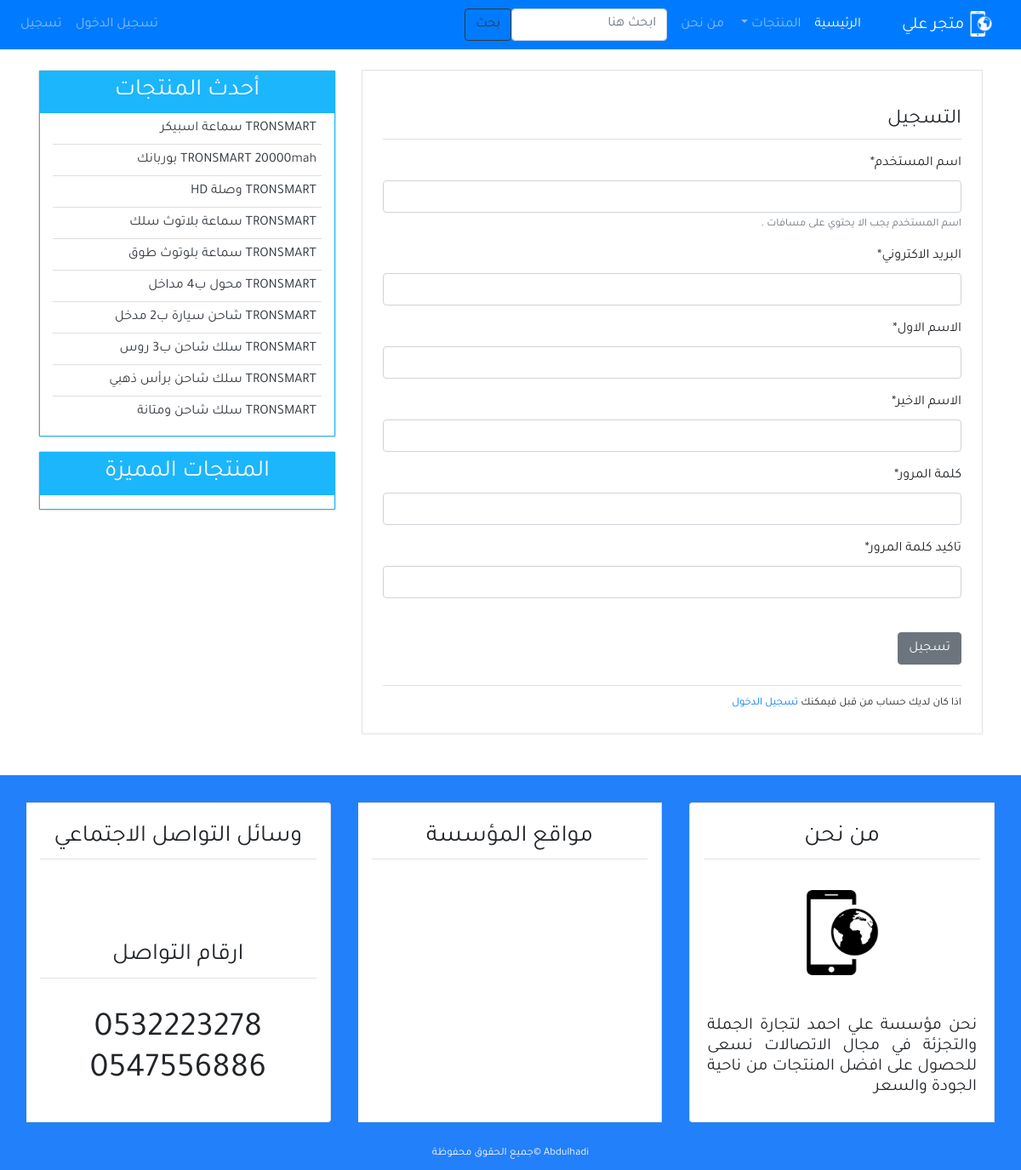
Page /register/ on the earlier database version.
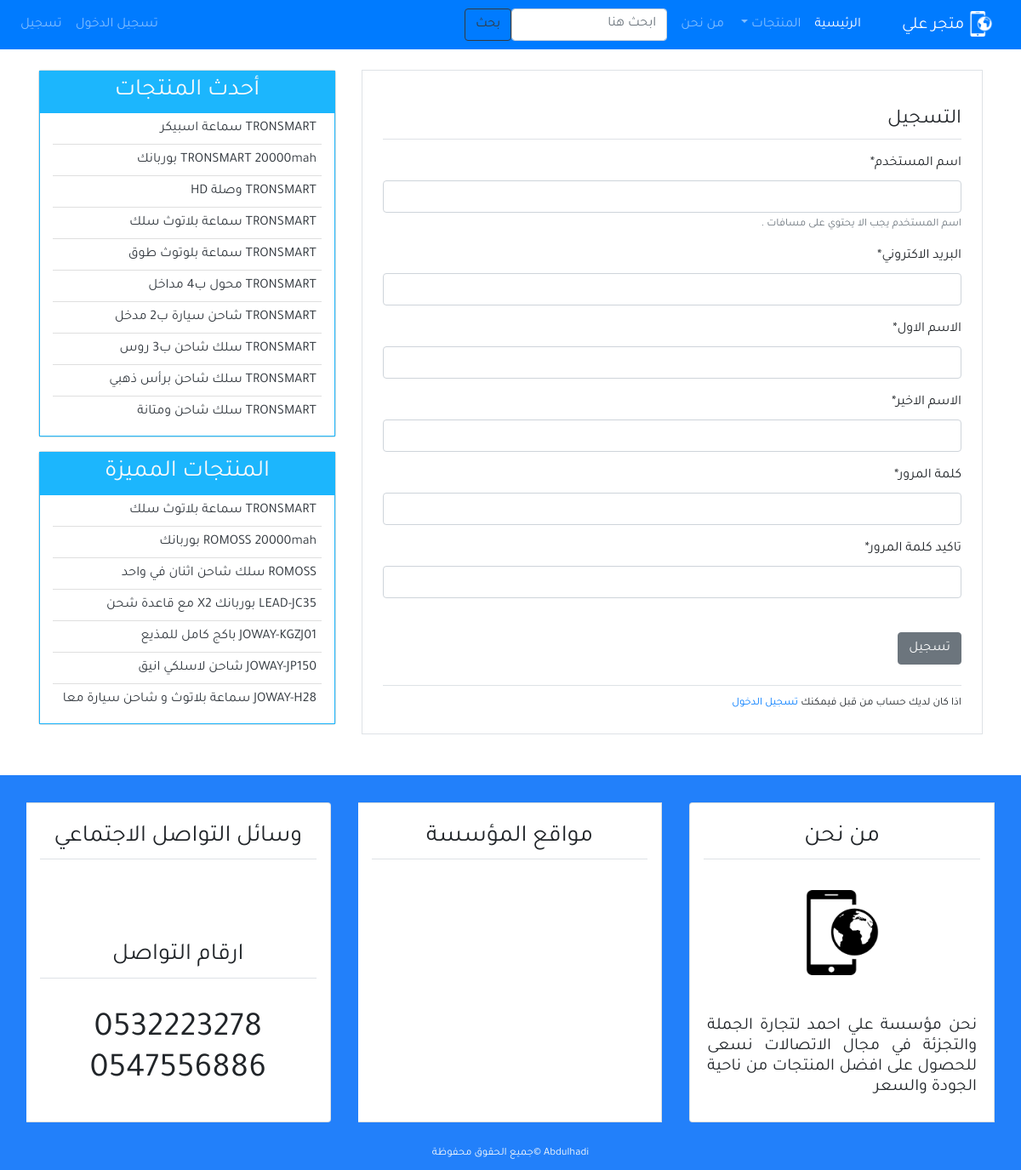
Same page on the later database version.
### blog/models.py (models this page shows, shortened)
class Post(models.Model):
    image_project = models.ImageField(default='default.jpg', upload_to='post_co')
    title = models.CharField(max_length=100)
    content = models.TextField()
    post_date = models.DateTimeField(default=timezone.now)
    post_update = models.DateTimeField(auto_now=True)
    author = models.ForeignKey(User, on_delete=models.CASCADE)
    class Meta:
        ordering = ('-post_date', )

class Top5(models.Model):
    image_top = models.ImageField(default='default.jpg', upload_to='top_5')
    title = models.CharField(max_length=100)
    old_prais = models.CharField(max_length=100)
    new_prais = models.CharField(max_length=100)
    content = models.TextField()

### user/views.py (the view)
# urls.py: path('register/', views.register, name='register'),
def register(request):
    if request.method == 'POST':
        form = UserCreationForm(request.POST)
        if form.is_valid: # Make sure the data is correct
            new_user = form.save(commit=False)
            new_user.set_password(form.cleaned_data['password1'])
            new_user.save()
            messages.success(request,
                f'تهانينا {new_user} لقد تمت عملية التسجيل بنجاح')
            return redirect('login')
    else:
        form = UserCreationForm()
    return render(request, 'user/register.html', {
        'title': 'التسجيل',
        'form': form,
    })

### user/forms.py (shortened to what this page needs)
class UserCreationForm(forms.ModelForm):
    username = forms.CharField(label='اسم المستخدم', max_length=30,
                                help_text='اسم المستخدم يجب الا يحتوي على مسافات .')
    email = forms.EmailField(label='البريد الاكتروني')
    first_name = forms.CharField(label='الاسم الاول')
    last_name = forms.CharField(label='الاسم الاخير')
    password1 = forms.CharField(
        label='كلمة المرور', widget=forms.PasswordInput(), min_length=8)
    password2 = forms.CharField(
        label='تاكيد كلمة المرور', widget=forms.PasswordInput(), min_length=8)
    class Meta:
        model = User
        fields = ('username', 'email', 'first_name',
                    'last_name', 'password1', 'password2')

### blog/templatetags/post_tag.py (called while the page is built)
@register.inclusion_tag('blog/latest_posts.html')
def latest_posts():
    context = {
        'l_posts': Post.objects.all()[0:10]
    }
    return context

@register.inclusion_tag('blog/latest_comments.html')
def latest_comments():
    context = {
        'l_Top5': Top5.objects.all()[0:7]
    }
    return context

### user/templates/user/register.html (shortened to what this page needs)
{% extends 'blog/base.html' %}
{% block content %}
{% load crispy_forms_tags %}
<div class="border p-4 mb-5">
    <legend class="border-bottom pb-1 mb-3 mt-3">التسجيل</legend>
    <form method="POST">
        {{form|crispy}}
        <input class="btn btn-secondary mt-4" type="submit" value="تسجيل">
    </form>
    <div class="border-top mt-4 pt-2">
        <small>اذا كان لديك حساب من قبل فيمكنك<a href="{% url 'login' %}"> تسجيل الدخول</a></small>
    </div>
</div>
{% endblock content %}

### blog/templates/blog/latest_posts.html
<ul class="list-group-flush latest-post">
    {% for post in l_posts %}
    <li class="list-group-item latest-post-item">
        <a class="text-dark" href="{% url 'detail' post.id %}">{{post.title}}</a>
    </li>
    {% endfor %}
</ul>

### blog/templates/blog/latest_comments.html
<ul class="list-group-flush latest-comment">
    {% for top in l_Top5 %}
    <li class="list-group-item latest-comment-item">
        <a class="text-dark" href="{% url 'topdetail' top.id %}">
            {{top.title}}
        </a>
    </li>
    {% endfor %}
</ul>

Differences in the rows shown:
added Top5: title "TRONSMART سماعة بلاتوث سلك"
added Top5: title "ROMOSS 20000mah بوربانك"
added Top5: title "ROMOSS سلك شاحن اثنان في واحد"
added Top5: title "LEAD-JC35 بوربانك X2 مع قاعدة شحن"
added Top5: title "JOWAY-KGZJ01 باكج كامل للمذيع"
added Top5: title "JOWAY-JP150 شاحن لاسلكي انيق"
added Top5: title "JOWAY-H28 سماعة بلاتوث و شاحن سيارة معا"
